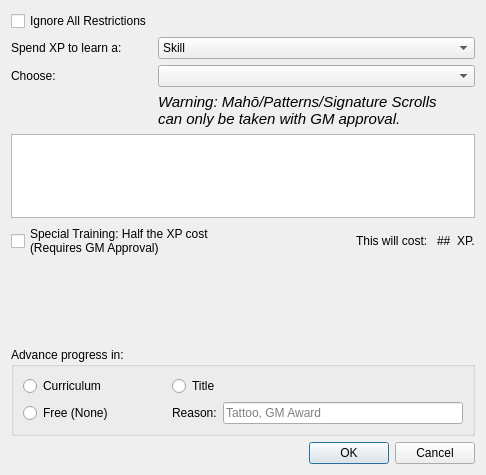
<?xml version="1.0" encoding="UTF-8"?>
<ui version="4.0">
 <class>AddAdvanceDialog</class>
 <widget class="QDialog" name="AddAdvanceDialog">
  <property name="geometry">
   <rect>
    <x>0</x>
    <y>0</y>
    <width>486</width>
    <height>475</height>
   </rect>
  </property>
  <property name="minimumSize">
   <size>
    <width>450</width>
    <height>0</height>
   </size>
  </property>
  <property name="windowTitle">
   <string>Add Advance</string>
  </property>
  <layout class="QVBoxLayout" name="verticalLayout">
   <item>
    <layout class="QFormLayout" name="formLayout">
     <property name="sizeConstraint">
      <enum>QLayout::SetMinimumSize</enum>
     </property>
     <item row="2" column="0">
      <widget class="QLabel" name="label">
       <property name="text">
        <string>Spend XP to learn a:</string>
       </property>
      </widget>
     </item>
     <item row="2" column="1">
      <widget class="QComboBox" name="advtype">
       <item>
        <property name="text">
         <string>Skill</string>
        </property>
       </item>
       <item>
        <property name="text">
         <string>Technique</string>
        </property>
       </item>
       <item>
        <property name="text">
         <string>Ring</string>
        </property>
       </item>
      </widget>
     </item>
     <item row="4" column="0">
      <widget class="QLabel" name="label_2">
       <property name="text">
        <string>Choose:</string>
       </property>
      </widget>
     </item>
     <item row="4" column="1">
      <widget class="QComboBox" name="advchooser_combobox"/>
     </item>
     <item row="5" column="1">
      <widget class="QLabel" name="maho_label">
       <property name="font">
        <font>
         <pointsize>11</pointsize>
         <italic>true</italic>
        </font>
       </property>
       <property name="text">
        <string>Warning: Mahō/Patterns/Signature Scrolls 
can only be taken with GM approval.</string>
       </property>
      </widget>
     </item>
     <item row="1" column="0">
      <widget class="QCheckBox" name="restrictioncheckBox">
       <property name="text">
        <string>Ignore All Restrictions</string>
       </property>
      </widget>
     </item>
    </layout>
   </item>
   <item>
    <widget class="QTableView" name="detailTableView">
     <property name="sizeAdjustPolicy">
      <enum>QAbstractScrollArea::AdjustToContents</enum>
     </property>
     <property name="editTriggers">
      <set>QAbstractItemView::NoEditTriggers</set>
     </property>
     <property name="showDropIndicator" stdset="0">
      <bool>false</bool>
     </property>
     <property name="alternatingRowColors">
      <bool>false</bool>
     </property>
     <property name="selectionMode">
      <enum>QAbstractItemView::SingleSelection</enum>
     </property>
     <property name="selectionBehavior">
      <enum>QAbstractItemView::SelectRows</enum>
     </property>
     <property name="sortingEnabled">
      <bool>true</bool>
     </property>
     <attribute name="horizontalHeaderStretchLastSection">
      <bool>true</bool>
     </attribute>
     <attribute name="verticalHeaderVisible">
      <bool>false</bool>
     </attribute>
    </widget>
   </item>
   <item>
    <layout class="QHBoxLayout" name="horizontalLayout">
     <item>
      <widget class="QCheckBox" name="halfxp_checkBox">
       <property name="text">
        <string>Special Training: Half the XP cost 
(Requires GM Approval)</string>
       </property>
      </widget>
     </item>
     <item>
      <spacer name="horizontalSpacer">
       <property name="orientation">
        <enum>Qt::Horizontal</enum>
       </property>
       <property name="sizeHint" stdset="0">
        <size>
         <width>40</width>
         <height>20</height>
        </size>
       </property>
      </spacer>
     </item>
     <item>
      <widget class="QLabel" name="xp_text_label">
       <property name="text">
        <string>This will cost: </string>
       </property>
      </widget>
     </item>
     <item>
      <widget class="QLabel" name="xp_label">
       <property name="text">
        <string>##</string>
       </property>
      </widget>
     </item>
     <item>
      <widget class="QLabel" name="xp_text_label2">
       <property name="text">
        <string>XP.</string>
       </property>
      </widget>
     </item>
    </layout>
   </item>
   <item>
    <spacer name="verticalSpacer">
     <property name="orientation">
      <enum>Qt::Vertical</enum>
     </property>
     <property name="sizeHint" stdset="0">
      <size>
       <width>20</width>
       <height>40</height>
      </size>
     </property>
    </spacer>
   </item>
   <item>
    <widget class="QGroupBox" name="groupBox">
     <property name="title">
      <string>Advance progress in:</string>
     </property>
     <layout class="QGridLayout" name="gridLayout">
      <item row="0" column="0">
       <widget class="QRadioButton" name="curriculum_radioButton">
        <property name="text">
         <string>Curriculum</string>
        </property>
       </widget>
      </item>
      <item row="0" column="1">
       <widget class="QRadioButton" name="title_radioButton">
        <property name="text">
         <string>Title</string>
        </property>
       </widget>
      </item>
      <item row="1" column="1" colspan="2">
       <layout class="QHBoxLayout" name="horizontalLayout_2">
        <item>
         <widget class="QLabel" name="reason_label">
          <property name="sizePolicy">
           <sizepolicy hsizetype="Minimum" vsizetype="Preferred">
            <horstretch>0</horstretch>
            <verstretch>0</verstretch>
           </sizepolicy>
          </property>
          <property name="text">
           <string>Reason:</string>
          </property>
         </widget>
        </item>
        <item>
         <widget class="QLineEdit" name="reason_lineEdit">
          <property name="sizePolicy">
           <sizepolicy hsizetype="Expanding" vsizetype="Fixed">
            <horstretch>0</horstretch>
            <verstretch>0</verstretch>
           </sizepolicy>
          </property>
          <property name="maxLength">
           <number>15</number>
          </property>
          <property name="placeholderText">
           <string>Tattoo, GM Award</string>
          </property>
         </widget>
        </item>
       </layout>
      </item>
      <item row="1" column="0">
       <widget class="QRadioButton" name="free_radioButton">
        <property name="text">
         <string>Free (None)</string>
        </property>
       </widget>
      </item>
     </layout>
    </widget>
   </item>
   <item>
    <layout class="QHBoxLayout" name="horizontalLayout_3">
     <item>
      <widget class="QLabel" name="warnlabel">
       <property name="text">
        <string/>
       </property>
      </widget>
     </item>
     <item>
      <spacer name="horizontalSpacer_2">
       <property name="orientation">
        <enum>Qt::Horizontal</enum>
       </property>
       <property name="sizeHint" stdset="0">
        <size>
         <width>40</width>
         <height>20</height>
        </size>
       </property>
      </spacer>
     </item>
     <item>
      <widget class="QDialogButtonBox" name="buttonBox">
       <property name="orientation">
        <enum>Qt::Horizontal</enum>
       </property>
       <property name="standardButtons">
        <set>QDialogButtonBox::Cancel|QDialogButtonBox::Ok</set>
       </property>
      </widget>
     </item>
    </layout>
   </item>
  </layout>
 </widget>
 <resources/>
 <connections>
  <connection>
   <sender>buttonBox</sender>
   <signal>accepted()</signal>
   <receiver>AddAdvanceDialog</receiver>
   <slot>accept()</slot>
   <hints>
    <hint type="sourcelabel">
     <x>248</x>
     <y>254</y>
    </hint>
    <hint type="destinationlabel">
     <x>157</x>
     <y>274</y>
    </hint>
   </hints>
  </connection>
  <connection>
   <sender>buttonBox</sender>
   <signal>rejected()</signal>
   <receiver>AddAdvanceDialog</receiver>
   <slot>reject()</slot>
   <hints>
    <hint type="sourcelabel">
     <x>316</x>
     <y>260</y>
    </hint>
    <hint type="destinationlabel">
     <x>286</x>
     <y>274</y>
    </hint>
   </hints>
  </connection>
 </connections>
</ui>
